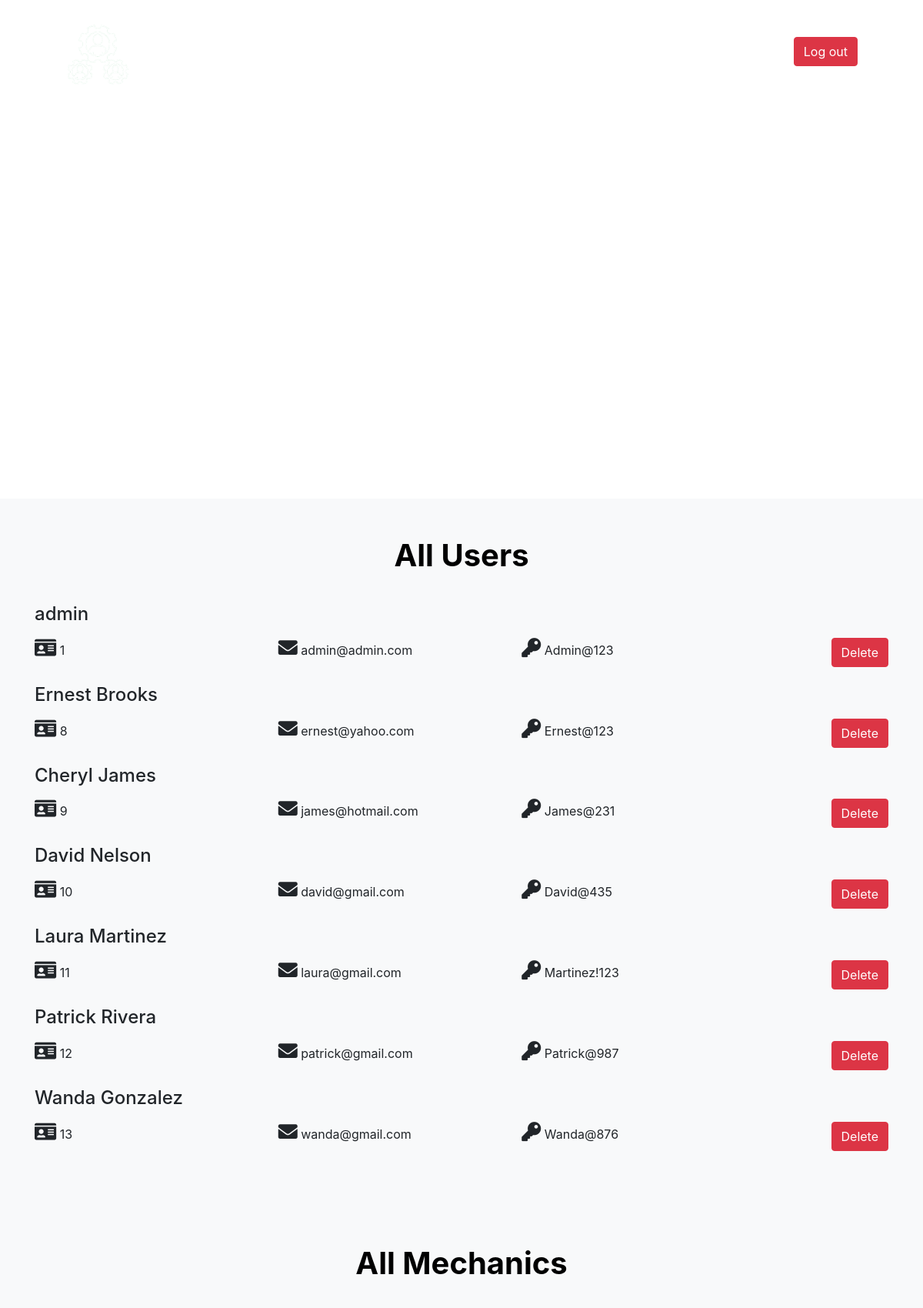
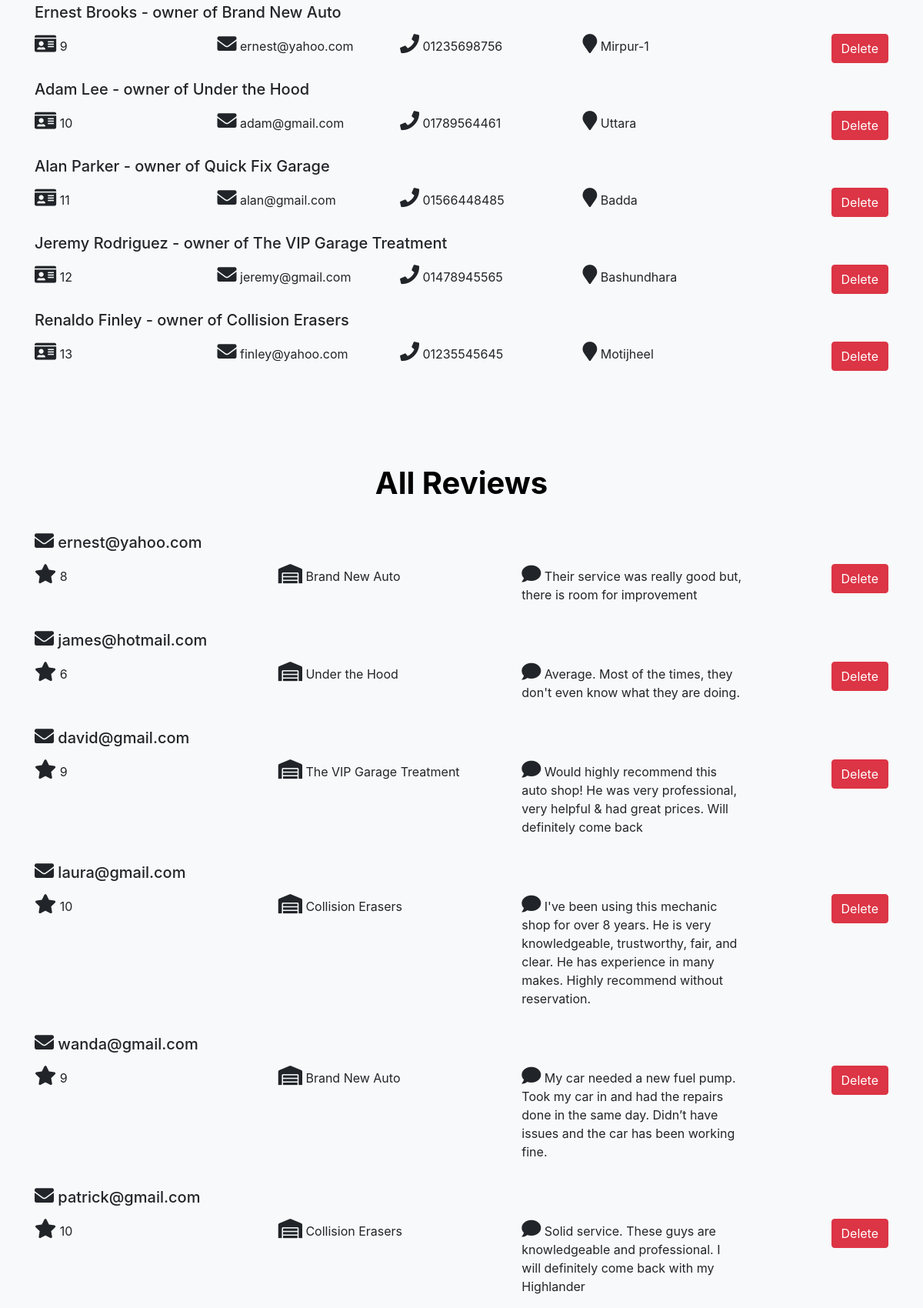
Screenshot of /admin.php (signed in, upper part) with the database file from the repository (2 pictures, top to bottom).
### tables this page shows
CREATE TABLE `mechanics` (
  `id` int(11) NOT NULL,
  `ownerName` varchar(50) NOT NULL,
  `garageName` varchar(100) NOT NULL,
  `email` varchar(50) NOT NULL,
  `phone` varchar(11) NOT NULL,
  `address` varchar(200) NOT NULL,
  `operatingHours` varchar(20) NOT NULL,
  `speciality` varchar(500) NOT NULL,
  `home_services` varchar(500) DEFAULT NULL
);

CREATE TABLE `review` (
  `id` int(11) NOT NULL,
  `shopName` varchar(500) NOT NULL,
  `experience` varchar(1000) NOT NULL,
  `rating` int(2) NOT NULL,
  `author` varchar(100) NOT NULL
);

### admin.php (the view, shortened to what this page needs)
<!DOCTYPE html>
<html lang="en">
<head>
    <link rel="stylesheet" href="https://maxcdn.bootstrapcdn.com/bootstrap/4.0.0/css/bootstrap.min.css">
    <link rel="stylesheet" href="https://cdnjs.cloudflare.com/ajax/libs/font-awesome/5.15.4/css/all.min.css" />
    <link rel="stylesheet" href="OtherPages/assets/css/style.css">
</head>
<body>
    <header>
        <div class="container">
             <nav class="navbar navbar-light">
                <nav class="navbar navbar-expand-lg navbar-dark bg-light w-100">
                    <a class="navbar-brand" href="home.php"> <img src="OtherPages/assets/images/logo-100.png" alt=""></a>
                    <div class="collapse navbar-collapse" id="navbarSupportedContent">
                      <ul class="navbar-nav ml-auto">
                        <li class="nav-item active">
                          <a class="nav-link" href="home.php">Home <span class="sr-only">(current)</span></a>
                        </li>
                        <li class="nav-item">
                          <a class="nav-link" href="privacy&policy.php">Privacy & Policy</a>
                        </li>
                        <li class="nav-item">
                          <a class="nav-link" href="contact.php">Contact Us</a>
                        </li>
                        <li class="nav-item">
                            <a class="nav-link button" href="logout.php">
                            <button class="btn btn-danger my-2 my-sm-0 text-center m-auto w-100 ml-2" type="submit">Log out</button></a>
                        </li>
                        </ul>
                    </div>
                  </nav>
            </nav>
        </div>
    </header>
     <section id="hero">
        <video width="100%" autoplay muted loop id="myVideo">
            <source src="OtherPages/rain.mp4" type="video/mp4">
            </video>
    </section>
    <?php
    include_once 'database.php';
    $result1 = mysqli_query($conn,"SELECT * FROM login");
    ?>
    <section id="users" class="bg-light">
        <div class="container">
            <div class="mgb-40 padb-30 auto-invert line-b-4 align-center">
                <h1 class="font-cond-b fg-text-d lts-md fs-300 fs-300-xs no-mg" contenteditable="false">All Users</h1>
            </div>
            <div class="row  d-flex flex-row">
                    <?php
					while($row = mysqli_fetch_array($result1)) {
					?>
                                <div class="col-md-12 mb-3 jobs_conetent">
                                <div class="row">
                                    <div class="col-md-12 mb-2">
                                    <h4><?php echo $row["name"];?></h4>
                                    </div>
                                    <div class="col-md-12">
                                        <div class="row">
                                            <div class="col-md-10">
                                                <div class="row">
                                                    <div class="col-md-4"><p><i class="fa fa-id-card" aria-hidden="true"></i> <?php echo $row["id"]; ?></p></div>
                                                    <div class="col-md-4"><p> <i class="fa fa-envelope" aria-hidden="true"></i> <?php echo $row["email"]; ?></p></div>
                                                    <div class="col-md-4"><p> <i class="fa fa-key" aria-hidden="true"></i> <?php echo $row["password"]; ?></p></div>
                                                </div>
                                            </div>
                                            <div class="col-md-2 btn_delete">
                                                <form action="delete_user.php? id=<?php echo $row["email"]; ?>" method="post">
                                                    <input  class='btn btn-danger' type="submit" name="submit" value="Delete">
                                                </form>
                                            </div>
                                        </div>
                                    </div>
                                </div>
                            </div>
                    <?php
                    }
                    ?>
            </div>
        </div>
    </section>
     <?php
include_once 'database.php';
$result2 = mysqli_query($conn,"SELECT * FROM mechanics");
?>
<section id="users" class="bg-light">
    <div class="container">
        <div class="mgb-40 padb-30 auto-invert line-b-4 align-center">
            <h1 class="font-cond-b fg-text-d lts-md fs-300 fs-300-xs no-mg" contenteditable="false">All Mechanics</h1>
        </div>
        <div class="row  d-flex flex-row">
                <?php
                while($row = mysqli_fetch_array($result2)) {
                ?>
                            <div class="col-md-12 mb-3">
                                <div class="row">
                                    <div class="col-md-12 mb-2">
                                        <h5><?php echo $row["ownerName"]?> - owner of <?php echo $row["garageName"];?></h5>
                                    </div>
                                    <div class="col-md-12">
                                        <div class="row">
                                            <div class="col-md-10">
                                                <div class="row">
                                                    <div class="col-md-3"><i class="fa fa-id-card" aria-hidden="true"></i> <?php echo $row["id"]; ?></div>
                                                    <div class="col-md-3"><p> <i class="fa fa-envelope" aria-hidden="true"></i> <?php echo $row["email"]; ?></p></div>
                                                    <div class="col-md-3"><p> <i class="fa fa-phone" aria-hidden="true"></i> <?php echo $row["phone"]; ?></p></div>
                                                    <div class="col-md-3"><p><i class="fa fa-map-marker" aria-hidden="true"></i> <?php echo $row["address"]; ?></p></div>
                                                </div>
                                            </div>
                                            <div class="col-md-2 btn_delete">
                                                <form action="delete_mechanic.php?id=<?php echo $row["email"]; ?>" method="post">
                                                    <input  class='btn btn-danger' type="submit" name="submit" value="Delete">
                                                </form>
                                            </div>
                                        </div>
                                    </div>
                                </div>
                            </div>
                <?php
                }
                ?>
        </div>
    </div>
</section>
     <?php
include_once 'database.php';
$result3 = mysqli_query($conn,"SELECT * FROM review");
?>
<section id="reviews" class="bg-light">
    <div class="container">
        <div class="mgb-40 padb-30 auto-invert line-b-4 align-center">
            <h1 class="font-cond-b fg-text-d lts-md fs-300 fs-300-xs no-mg" contenteditable="false">All Reviews</h1>
        </div>
        <div class="row  d-flex flex-row">
                <?php
                while($row = mysqli_fetch_array($result3)) {
                ?>
                            <div class="col-md-12 mb-3 jobs_conetent">
                                <div class="row">
                                    <div class="col-md-12 mb-2">
                                    <h5> <i class="fa fa-envelope" aria-hidden="true"></i> <?php echo $row["author"];?></h5>
                                    </div>
                                    <div class="col-md-12">
                                        <div class="row">
                                            <div class="col-md-10">
                                                <div class="row">
                                                    <div class="col-md-4"> <p><i class="fa fa-star" aria-hidden="true"></i> <?php echo $row["rating"]; ?></p></div>
                                                    <div class="col-md-4"><p><i class="fa fa-warehouse" aria-hidden="true"></i> <?php echo $row["shopName"]; ?></p></div>
                                                    <div class="col-md-4"><p> <i class="fa fa-comment" aria-hidden="true"></i> <?php echo $row["experience"]; ?></p></div>
                                                </div>
                                            </div>
                                            <div class="col-md-2 btn_delete">
                                                <form action="delete_review.php?id=<?php echo $row["id"]; ?>" method="post">
                                                    <input  class='btn btn-danger' type="submit" name="submit" value="Delete">
                                                </form>
                                            </div>
                                        </div>
                                    </div>
                                </div>
                            </div>
                <?php
                }
                ?>
        </div>
    </div>
</section>
</html>

### OtherPages/assets/css/style.css (style rules this page uses)
body { margin: 0; }
header { background-color: transparent; width: 100%; position: absolute; left: 0; top: 0; z-index: 999; }
video { margin-top: -50px; }
.fa, .fab { font-size: 25px; }
h1 { color: #000!important; }
.button { margin-top: -8px; }
section { padding: 50px 0px; overflow: hidden; }
.nav-link { color: #fff!important; }
#hero { background-size: 100% 100%; height: 648px; background-repeat: no-repeat; background-position: center; padding: 0; }
.align-center { text-align: center; }
img { border: 0; }
.padb-30, .padb-30-all > * { padding-bottom: 30px; }
.mgb-40, .mgb-40-all > * { margin-bottom: 0; }
[class*="line-b"] { position: relative; border-color: #E6AF2A; }
.fg-text-d, .fg-hov-text-d:hover, .fg-active-text-d.active { color: #fff; }
.font-cond-b { font-weight: 700 !important; }
header .bg-light { background-color: transparent!important; }

### admin.php (style rules this page uses)
.btn_delete { text-align: right!important; }

### rows the page displays
mechanics: ownerName "Ernest Brooks", garageName "Brand New Auto", id "9", email "ernest@yahoo.com", phone "01235698756", address "Mirpur-1"
mechanics: ownerName "Adam Lee", garageName "Under the Hood", id "10", email "adam@gmail.com", phone "01789564461", address "Uttara"
mechanics: ownerName "Alan Parker", garageName "Quick Fix Garage", id "11", email "alan@gmail.com", phone "01566448485", address "Badda"
mechanics: ownerName "Jeremy Rodriguez", garageName "The VIP Garage Treatment", id "12", email "jeremy@gmail.com", phone "01478945565", address "Bashundhara"
mechanics: ownerName "Renaldo Finley", garageName "Collision Erasers", id "13", email "finley@yahoo.com", phone "01235545645", address "Motijheel"
review: author "ernest@yahoo.com", rating "8", shopName "Brand New Auto", experience "Their service was really good but, there is room for improvement"
review: author "james@hotmail.com", rating "6", shopName "Under the Hood", experience "Average. Most of the times, they don't even know what they are doing."
review: author "david@gmail.com", rating "9", shopName "The VIP Garage Treatment", experience "Would highly recommend this auto shop! He was very professional, very helpful & had great prices. Will definitely come back"
review: author "laura@gmail.com", rating "10", shopName "Collision Erasers", experience "I've been using this mechanic shop for over 8 years. He is very knowledgeable, trustworthy, fair, and clear. He has experience in many makes. Highly recommend without reservation."
review: author "wanda@gmail.com", rating "9", shopName "Brand New Auto", experience "My car needed a new fuel pump. Took my car in and had the repairs done in the same day. Didn’t have issues and the car has been working fine."
review: author "patrick@gmail.com", rating "10", shopName "Collision Erasers", experience "Solid service. These guys are knowledgeable and professional. I will definitely come back with my Highlander"

### other values shown
$row["name"] "admin"
$row["id"] "1"
$row["email"] "admin@admin.com"
$row["password"] "Admin@123"
$row["name"] "Ernest Brooks"
$row["id"] "8"
$row["email"] "ernest@yahoo.com"
$row["password"] "Ernest@123"
$row["name"] "Cheryl James"
$row["id"] "9"
$row["email"] "james@hotmail.com"
$row["password"] "James@231"
$row["name"] "David Nelson"
$row["id"] "10"
$row["email"] "david@gmail.com"
